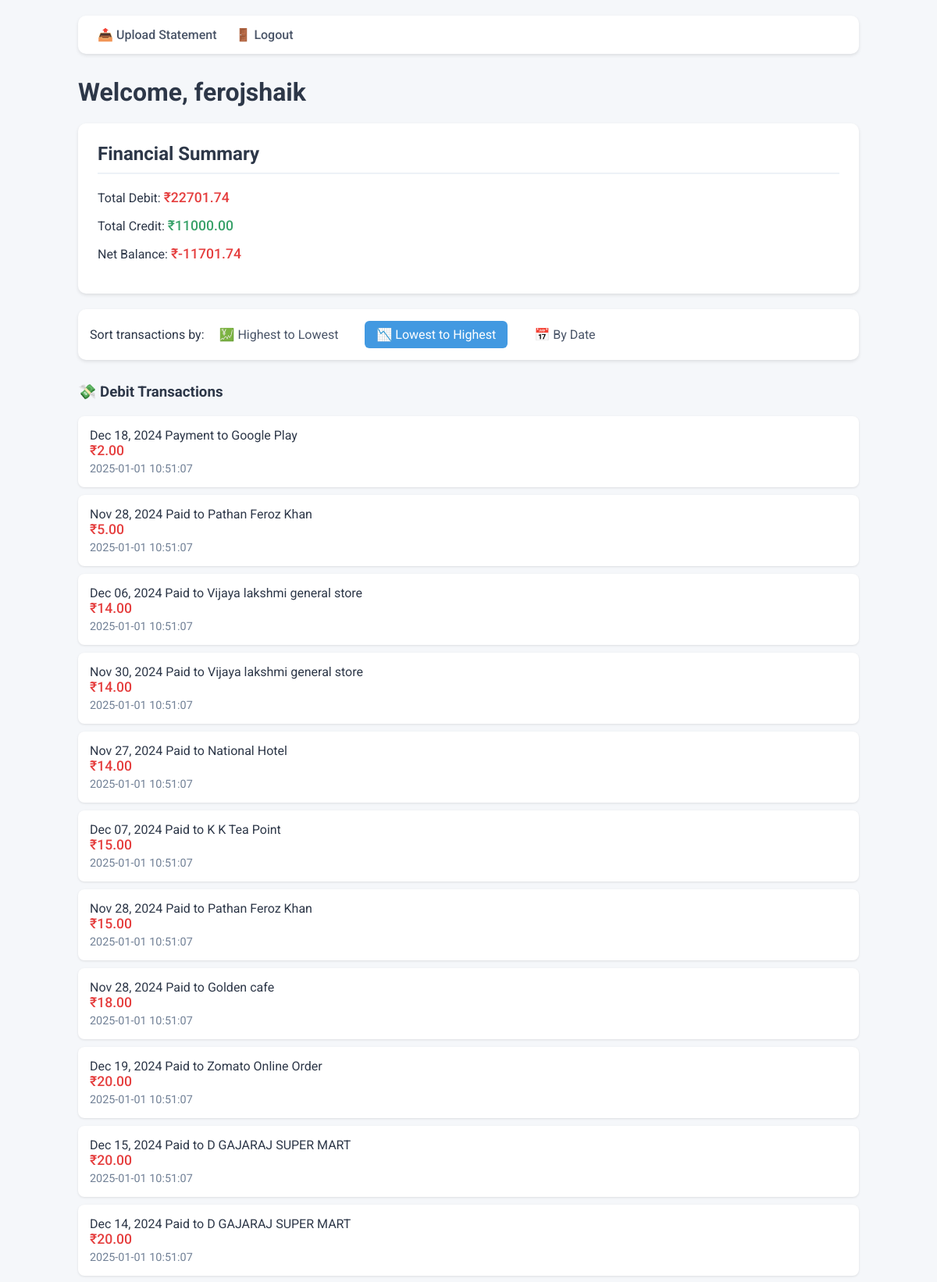
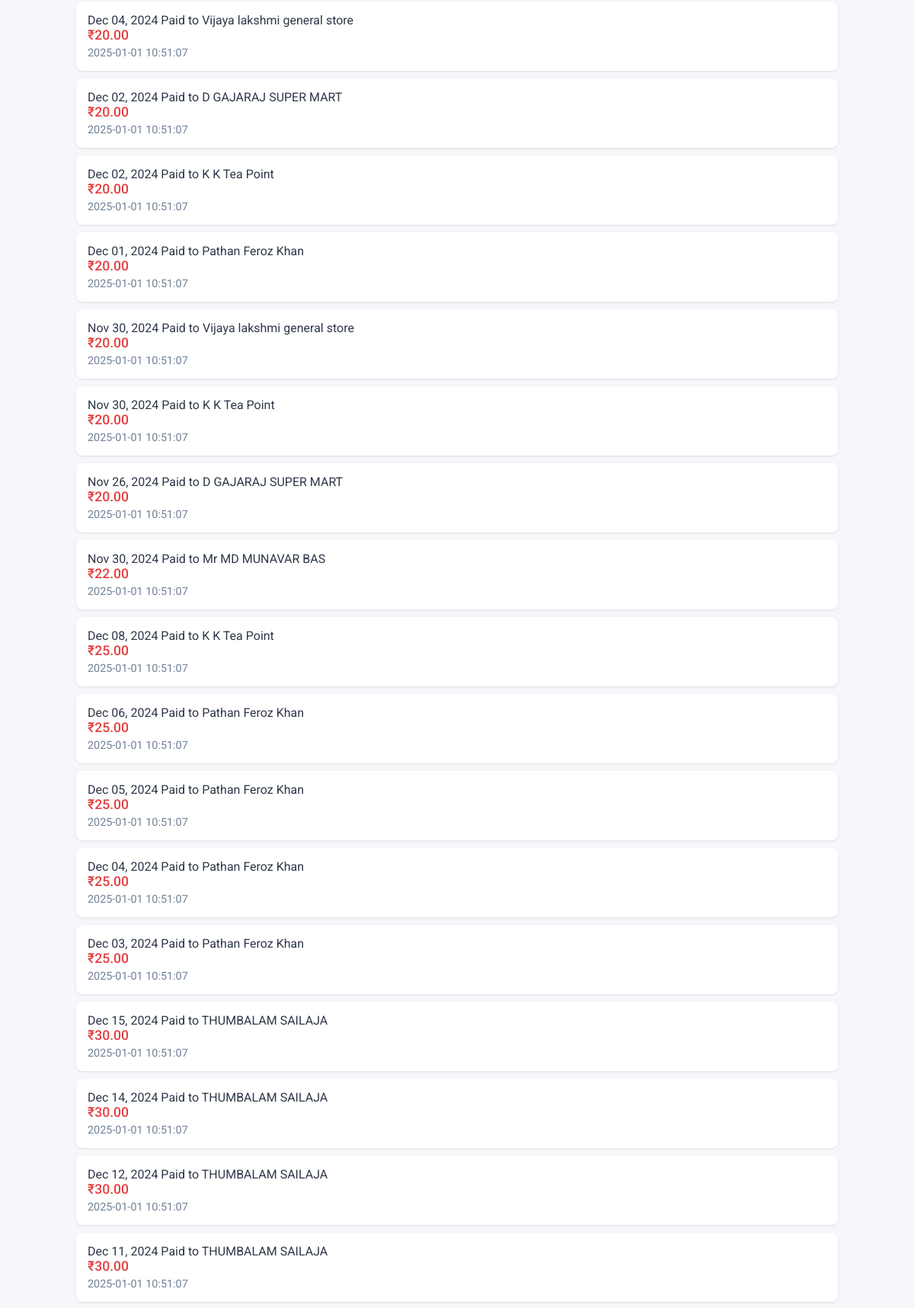
Screenshot of /dashboard?sort=asc (signed in, upper part) with the database file from the repository (2 pictures, top to bottom).
### app.py (models this page shows, shortened)
class User(UserMixin, db.Model):
    id = db.Column(db.Integer, primary_key=True)
    username = db.Column(db.String(80), unique=True, nullable=False)
    password_hash = db.Column(db.String(120), nullable=False)
    failed_login_attempts = db.Column(db.Integer, default=0)
    last_failed_login = db.Column(db.DateTime)
    account_locked_until = db.Column(db.DateTime)

class TransactionHistory(db.Model):
    id = db.Column(db.Integer, primary_key=True)
    user_id = db.Column(db.Integer, db.ForeignKey('user.id'), nullable=False)
    description = db.Column(db.String(200))
    amount = db.Column(db.Float)
    type = db.Column(db.String(10))  # 'debit' or 'credit'
    date = db.Column(db.DateTime, default=db.func.current_timestamp())

### app.py (the view)
@app.route('/dashboard')
@login_required
def dashboard():
    sort = request.args.get('sort', 'default')
    transactions = TransactionHistory.query.filter_by(user_id=current_user.id)
    if sort == 'asc':
        transactions = transactions.order_by(TransactionHistory.amount.asc())
    elif sort == 'desc':
        transactions = transactions.order_by(TransactionHistory.amount.desc())
    else:
        transactions = transactions.order_by(TransactionHistory.date.desc())
    transactions = transactions.all()
    total_debit = sum(t.amount for t in transactions if t.type == 'debit')
    total_credit = sum(t.amount for t in transactions if t.type == 'credit')
    return render_template('dashboard.html',
                         transactions=transactions,
                         total_debit=total_debit,
                         total_credit=total_credit,
                         current_sort=sort)

### app.py (called while the page is built)
@login_manager.user_loader
def load_user(user_id):
    return User.query.get(int(user_id))

### templates/dashboard.html (shortened to what this page needs)
<!DOCTYPE html>
<html>
<head>
</head>
<body>
    <div class="nav">
        <a href="{{ url_for('upload_file') }}">📤 Upload Statement</a>
        <a href="{{ url_for('logout') }}">🚪 Logout</a>
    </div>
    <h1>Welcome, {{ current_user.username }}</h1>
    <div class="summary">
        <h2>Financial Summary</h2>
        <p>Total Debit: <span class="amount debit">₹{{ "%.2f"|format(total_debit) }}</span></p>
        <p>Total Credit: <span class="amount credit">₹{{ "%.2f"|format(total_credit) }}</span></p>
        <p>Net Balance:
            <span class="amount {% if total_credit - total_debit >= 0 %}balance-positive{% else %}balance-negative{% endif %}">
                ₹{{ "%.2f"|format(total_credit - total_debit) }}
            </span>
        </p>
    </div>
    <div class="sort-controls">
        Sort transactions by:
        <a href="{{ url_for('dashboard', sort='desc') }}"
           class="{{ 'active' if current_sort == 'desc' else '' }}">
           💹 Highest to Lowest
        </a>
        <a href="{{ url_for('dashboard', sort='asc') }}"
           class="{{ 'active' if current_sort == 'asc' else '' }}">
           📉 Lowest to Highest
        </a>
        <a href="{{ url_for('dashboard') }}"
           class="{{ 'active' if current_sort == 'default' else '' }}">
           📅 By Date
        </a>
    </div>
    <div class="section-header">
        <h3>💸 Debit Transactions</h3>
    </div>
    {% for transaction in transactions if transaction.type == 'debit' %}
    <div class="transaction">
        <div>{{ transaction.description }}</div>
        <div class="amount debit">₹{{ "%.2f"|format(transaction.amount) }}</div>
        <div class="transaction-date">{{ transaction.date.strftime('%Y-%m-%d %H:%M:%S') }}</div>
    </div>
    {% endfor %}
</body>
</html>

### templates/dashboard.html (style rules this page uses)
body { font-family: 'Roboto', sans-serif; max-width: 1000px; margin: 0 auto; padding: 20px; background-color: #f5f7fa; color: #2d3748; }
.nav { background-color: white; padding: 15px 25px; border-radius: 10px; box-shadow: 0 2px 4px rgba(0,0,0,0.1); margin-bottom: 30px; }
.nav a { color: #4a5568; text-decoration: none; margin-right: 20px; font-weight: 500; transition: color 0.3s; }
.summary { background-color: white; margin: 20px 0; padding: 25px; border-radius: 10px; box-shadow: 0 2px 4px rgba(0,0,0,0.1); }
.summary h2 { margin-top: 0; color: #2d3748; border-bottom: 2px solid #edf2f7; padding-bottom: 10px; }
.transaction { background-color: white; margin: 10px 0; padding: 15px; border-radius: 8px; box-shadow: 0 1px 3px rgba(0,0,0,0.1); transition: transform 0.2s; }
.debit { color: #e53e3e; }
.credit { color: #38a169; }
.amount { font-weight: 500; font-size: 1.1em; }
.sort-controls { background-color: white; margin: 20px 0; padding: 15px; border-radius: 10px; box-shadow: 0 2px 4px rgba(0,0,0,0.1); }
.sort-controls a { display: inline-block; margin-right: 15px; padding: 8px 15px; text-decoration: none; color: #4a5568; border-radius: 6px; transition: all 0.3s; }
.sort-controls a.active { background-color: #4299e1; color: white; }
.section-header { display: flex; justify-content: space-between; align-items: center; margin: 30px 0 20px 0; }
.section-header h3 { margin: 0; color: #2d3748; }
.transaction-date { color: #718096; font-size: 0.9em; margin-top: 5px; }
.balance-negative { color: #e53e3e; }

### rows the page displays
User: username "ferojshaik"
TransactionHistory: amount "2.00"
TransactionHistory: amount "5.00"
TransactionHistory: amount "14.00"
TransactionHistory: amount "14.00"
TransactionHistory: amount "14.00"
TransactionHistory: amount "15.00"
TransactionHistory: amount "15.00"
TransactionHistory: amount "18.00"
TransactionHistory: amount "20.00"
TransactionHistory: amount "20.00"
TransactionHistory: amount "20.00"
TransactionHistory: amount "20.00"
TransactionHistory: amount "20.00"
TransactionHistory: amount "20.00"
TransactionHistory: amount "20.00"
TransactionHistory: amount "20.00"
TransactionHistory: amount "20.00"
TransactionHistory: amount "20.00"
TransactionHistory: amount "22.00"
TransactionHistory: amount "25.00"
TransactionHistory: amount "25.00"
TransactionHistory: amount "25.00"
TransactionHistory: amount "25.00"
TransactionHistory: amount "25.00"
TransactionHistory: amount "30.00"
TransactionHistory: amount "30.00"
TransactionHistory: amount "30.00"
TransactionHistory: amount "30.00"

### other values shown
{{ "%.2f"|format(total_debit) }} "22701.74"
{{ "%.2f"|format(total_credit) }} "11000.00"
{{ "%.2f"|format(total_credit - total_debit) }} "-11701.74"
